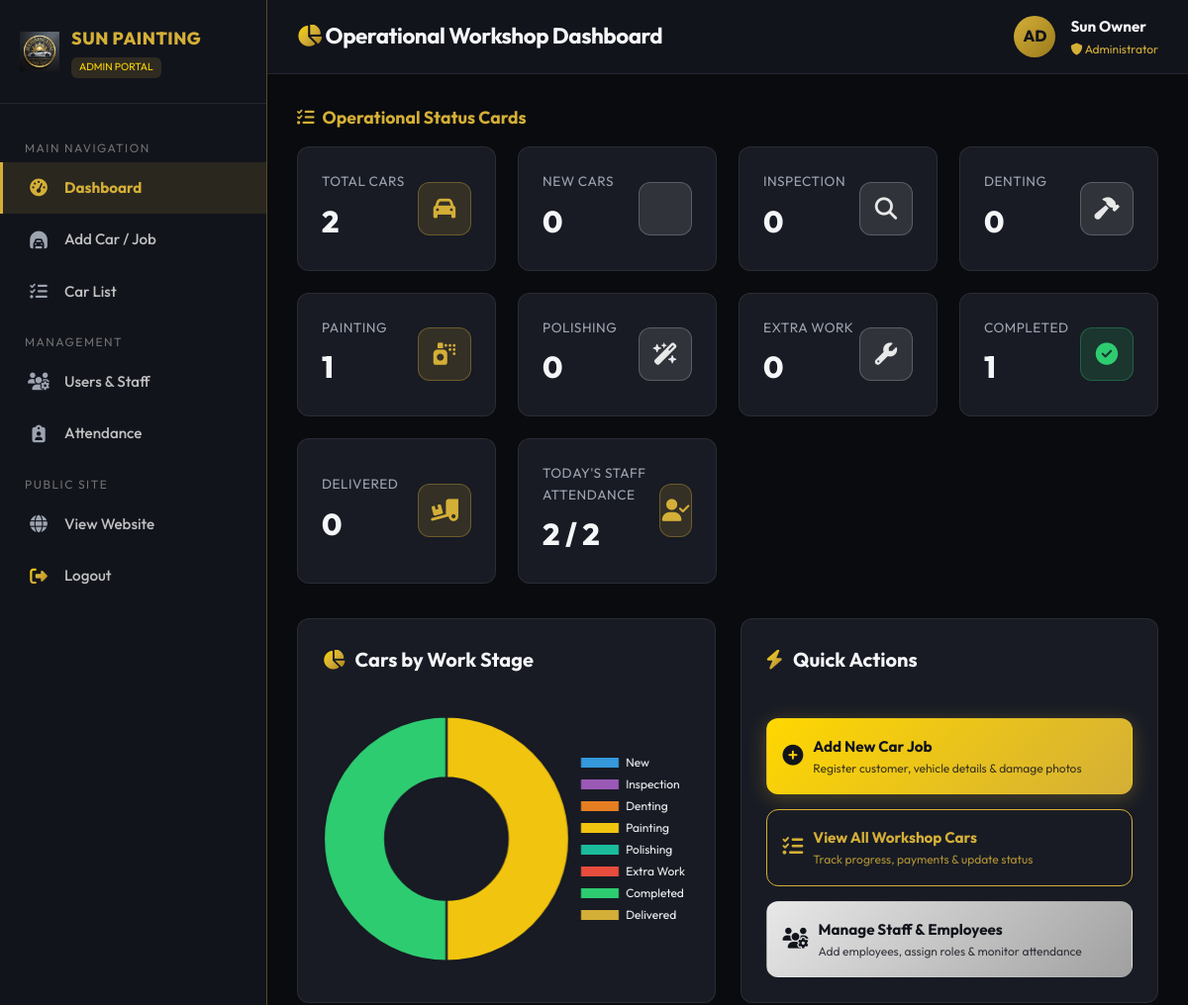
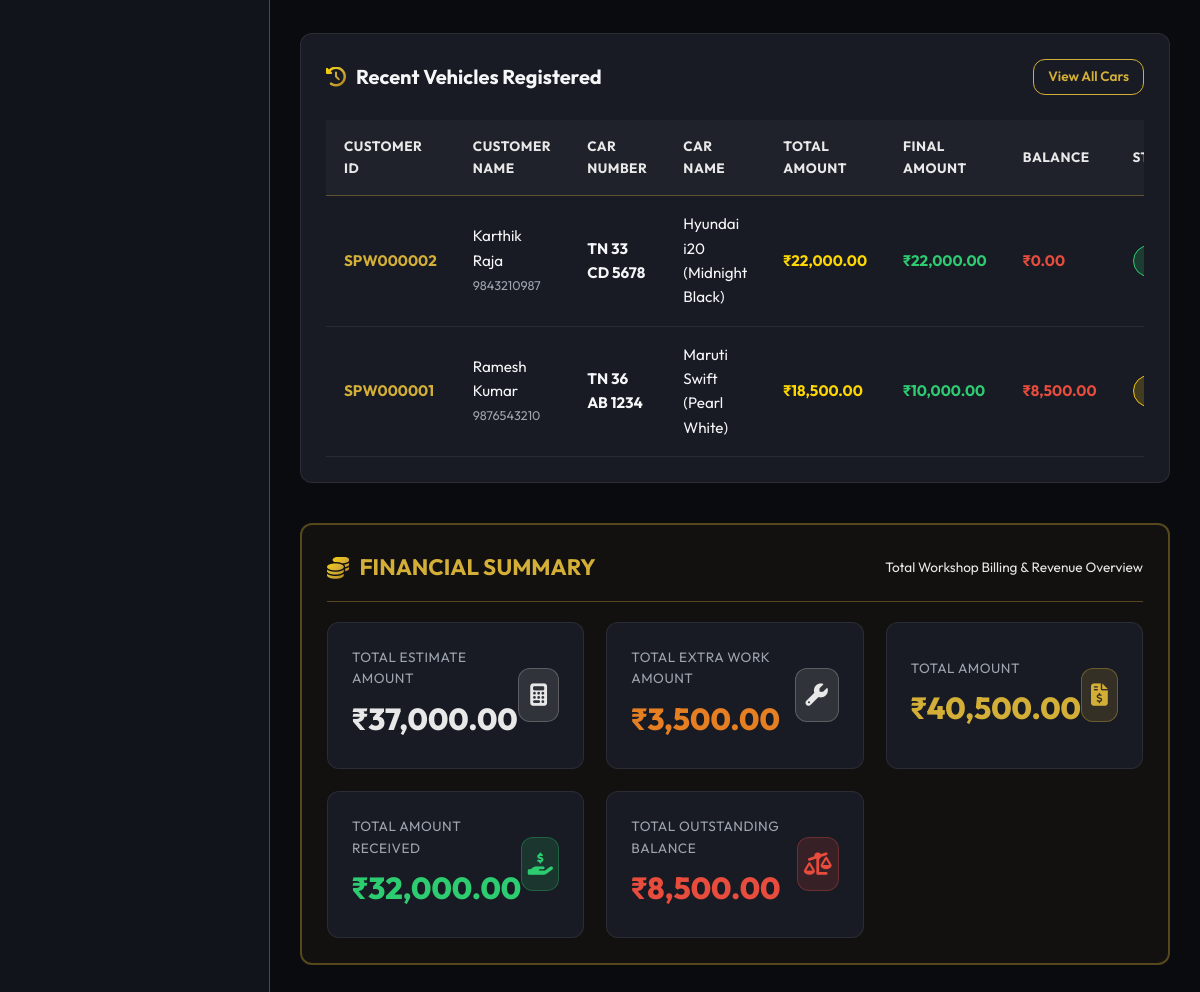
Page /admin/dashboard.php (signed in) on the committed database (2 pictures, top to bottom).
### tables this page shows
CREATE TABLE IF NOT EXISTS `cars` (
  `id` INT AUTO_INCREMENT PRIMARY KEY,
  `customer_id` VARCHAR(50) NOT NULL,
  `car_number` VARCHAR(50) NOT NULL,
  `car_name` VARCHAR(100) NOT NULL,
  `car_color` VARCHAR(50) NOT NULL,
  `estimate_amount` DECIMAL(10,2) NOT NULL DEFAULT 0.00,
  `total_amount` DECIMAL(10,2) NOT NULL DEFAULT 0.00,
  `final_amount` DECIMAL(10,2) NOT NULL DEFAULT 0.00,
  `balance_amount` DECIMAL(10,2) NOT NULL DEFAULT 0.00,
  `payment_status` ENUM('Pending', 'Partial', 'Paid') NOT NULL DEFAULT 'Pending',
  `status` ENUM('New', 'Inspection', 'Denting', 'Painting', 'Polishing', 'Extra Work', 'Completed', 'Delivered') NOT NULL DEFAULT 'New',
  `created_by` INT NULL,
  `created_at` TIMESTAMP DEFAULT CURRENT_TIMESTAMP,
  `updated_at` TIMESTAMP DEFAULT CURRENT_TIMESTAMP ON UPDATE CURRENT_TIMESTAMP,
  INDEX `idx_car_customer_id` (`customer_id`),
  INDEX `idx_car_number` (`car_number`),
  INDEX `idx_car_status` (`status`),
  INDEX `idx_payment_status` (`payment_status`),
  CONSTRAINT `fk_cars_customer` FOREIGN KEY (`customer_id`) REFERENCES `customers` (`customer_id`) ON DELETE CASCADE ON UPDATE CASCADE
);

CREATE TABLE IF NOT EXISTS `customers` (
  `id` INT AUTO_INCREMENT PRIMARY KEY,
  `customer_id` VARCHAR(50) NOT NULL UNIQUE,
  `customer_no` VARCHAR(20) NOT NULL,
  `alternate_phone` VARCHAR(20) NULL,
  `customer_name` VARCHAR(100) NOT NULL,
  `city` VARCHAR(100) NULL,
  `created_at` TIMESTAMP DEFAULT CURRENT_TIMESTAMP,
  `updated_at` TIMESTAMP DEFAULT CURRENT_TIMESTAMP ON UPDATE CURRENT_TIMESTAMP,
  INDEX `idx_customer_id` (`customer_id`),
  INDEX `idx_customer_no` (`customer_no`)
);

### admin/dashboard.php (the view, shortened to what the rows shown need)
<?php
require_once __DIR__ . '/../includes/admin_auth.php';
$statusCounts = [];
$statuses = ['New', 'Inspection', 'Denting', 'Painting', 'Polishing', 'Extra Work', 'Completed', 'Delivered'];
foreach ($statuses as $st) {
    $stStmt = $pdo->prepare("SELECT COUNT(*) FROM cars WHERE status = ?");
    $stStmt->execute([$st]);
    $statusCounts[$st] = (int)$stStmt->fetchColumn();
}
$recentCars = $pdo->query("SELECT c.*, cust.customer_name, cust.customer_no FROM cars c JOIN customers cust ON c.customer_id = cust.customer_id ORDER BY c.id DESC LIMIT 5")->fetchAll();
?>
<!DOCTYPE html>
<html lang="en">
<head>
  <link rel="stylesheet" href="https://cdnjs.cloudflare.com/ajax/libs/font-awesome/6.4.0/css/all.min.css">
  <link rel="stylesheet" href="../assets/css/style.css">
  <link rel="stylesheet" href="../assets/css/dashboard.css">
</head>
<body>
<div class="app-wrapper">
  <main class="main-content">
    <header class="top-bar">
      <h1 class="top-bar-title"><i class="fa-solid fa-chart-pie text-gold"></i> Operational Workshop Dashboard</h1>
    </header>
    <div class="content-body">
      <div class="card-box" style="margin-bottom: 40px;">
        <div class="table-responsive">
          <table class="custom-table">
            <thead>
              <tr>
                <th>Customer ID</th>
                <th>Customer Name</th>
                <th>Car Number</th>
                <th>Car Name</th>
                <th>Total Amount</th>
                <th>Final Amount</th>
                <th>Balance</th>
                <th>Status</th>
              </tr>
            </thead>
            <tbody>
              <?php if (empty($recentCars)): ?>
                <tr>
                  <td colspan="9" style="text-align: center; color: var(--text-muted); padding: 30px;">No car records found.</td>
                </tr>
              <?php else: ?>
                <?php foreach ($recentCars as $car): ?>
                  <tr>
                    <td style="font-weight: 700; color: var(--gold-primary);"><?php echo e($car['customer_id']); ?></td>
                    <td><?php echo e($car['customer_name']); ?><br><small style="color: var(--text-muted);"><?php echo e($car['customer_no']); ?></small></td>
                    <td style="font-weight: 700;"><?php echo e($car['car_number']); ?></td>
                    <td><?php echo e($car['car_name']); ?> (<?php echo e($car['car_color']); ?>)</td>
                    <td style="font-weight: 700; color: var(--gold-light);"><?php echo formatRupee($car['total_amount']); ?></td>
                    <td style="color: #2ECC71; font-weight: 700;"><?php echo formatRupee($car['final_amount']); ?></td>
                    <td style="color: #E74C3C; font-weight: 700;"><?php echo formatRupee($car['balance_amount']); ?></td>
                    <td><span class="badge badge-status-<?php echo e($car['status']); ?>"><?php echo e($car['status']); ?></span></td>
                  </tr>
                <?php endforeach; ?>
              <?php endif; ?>
            </tbody>
          </table>
        </div>
      </div>
    </div>
  </main>
</div>
<script>
document.addEventListener('DOMContentLoaded', () => {
  const ctx = document.getElementById('statusChart').getContext('2d');
  const statusData = <?php echo json_encode(array_values($statusCounts)); ?>;
  const statusLabels = <?php echo json_encode(array_keys($statusCounts)); ?>;
  new Chart(ctx, {
    type: 'doughnut',
    data: {
      labels: statusLabels,
      datasets: [{
        data: statusData,
        backgroundColor: [
          '#3498DB', '#9B59B6', '#E67E22', '#F1C40F',
          '#1ABC9C', '#E74C3C', '#2ECC71', '#D4AF37'
        ],
        borderWidth: 2,
        borderColor: '#181B24'
      }]
    },
    options: {
      responsive: true,
      maintainAspectRatio: false,
      plugins: {
        legend: {
          position: 'right',
          labels: { color: '#F5F6F8', font: { family: 'Outfit' } }
        }
      }
    }
  });
});
</script>
</body>
</html>

### rows in the picture
cars: customer "SPW000002", customers.customer_name "Karthik Raja", customers.customer_no "9843210987", car_number "TN 33 CD 5678", car_name "Hyundai i20", car_color "Midnight Black", total_amount "₹22,000.00", final_amount "₹22,000.00", balance_amount "₹0.00"
cars: customer "SPW000001", customers.customer_name "Ramesh Kumar", customers.customer_no "9876543210", car_number "TN 36 AB 1234", car_name "Maruti Swift", car_color "Pearl White", total_amount "₹18,500.00", final_amount "₹10,000.00", balance_amount "₹8,500.00"

### other values in the picture
$_SESSION['user_name'] "Sun Owner"
$totalCars "2"
$statusCounts['New'] "0"
$statusCounts['Inspection'] "0"
$statusCounts['Denting'] "0"
$statusCounts['Painting'] "1"
$statusCounts['Polishing'] "0"
$statusCounts['Extra Work'] "0"
$statusCounts['Completed'] "1"
$statusCounts['Delivered'] "0"
$presentToday "2"
$totalEmployees "2"
formatRupee($totalEstimate) "₹37,000.00"
formatRupee($totalExtraWorkAmount) "₹3,500.00"
formatRupee($totalAmount) "₹40,500.00"
